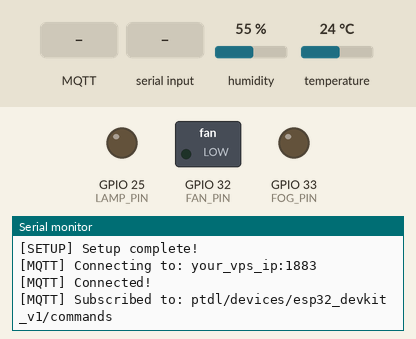
Simulated run of this sketch. Board: ESP32. Parts: switched loads named in the sketch (green lamp = pin HIGH), output pins drawn as LEDs (lit = HIGH), the last lines printed to the serial monitor. Inputs (shaded band) come from the test bench; at power-on: humidity 55 %, temperature 24 °C. WiFi joins after 1.5 s; servers stay silent unless stated; the local clock reads 2024-03-15 10:24:30 at power-on unless the sketch sets it; EEPROM starts erased; no MQTT or app messages arrive unless stated.

Above: at 2.8 s.
2.9 s: MQTT message "WIFI:" arrives on the first subscribed topic
At 3.7 s:
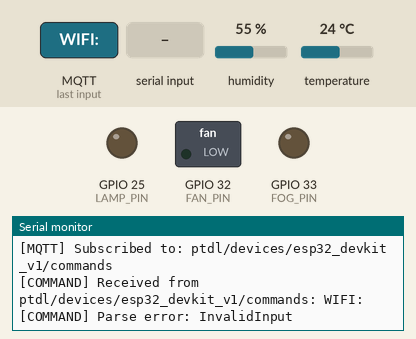
4.4 s: "WIFI:\n" received over Serial
At 4.9 s:
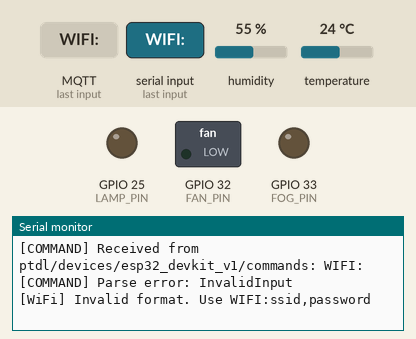
6.5 s: MQTT message "WIFI?" arrives on the first subscribed topic
At 7.7 s:
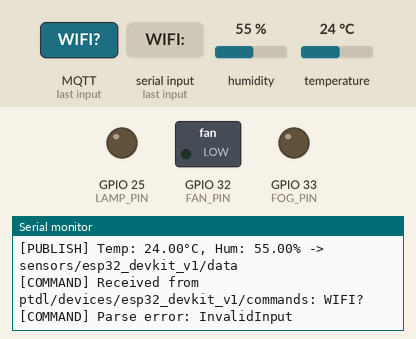
8.0 s: "WIFI?\n" received over Serial
At 8.8 s:
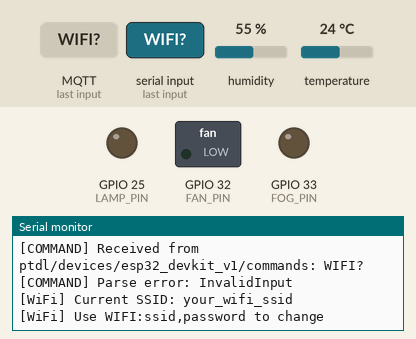
9.5 s: MQTT message "WIFI:RESET" arrives on the first subscribed topic
At 10.0 s:
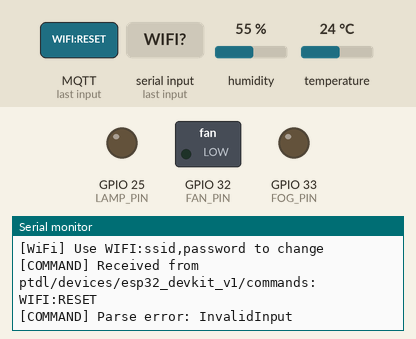

Measured:
- after the input at 2.9 s, the serial monitor: prints a new line at once (image 1)
- after the input at 4.4 s, the serial monitor: prints a new line at once (image 2)
- after the input at 6.5 s, the serial monitor: prints a new line at once (image 3)
- after the input at 8.0 s, the serial monitor: prints a new line at once (image 4)
- after the input at 9.5 s, the serial monitor: prints a new line at once (image 5)

The sketch:

DHT11WifiPostgres.ino
```cpp
#include <SPIFFS.h>
#include <WiFi.h>
#include <Preferences.h>
#include <PubSubClient.h>
#include <DHT.h>
#include <time.h>
#include <ArduinoJson.h>

// ===== WiFi Configuration =====
const char* WIFI_SSID_DEFAULT = "your_wifi_ssid";
const char* WIFI_PASSWORD_DEFAULT = "your_wifi_password";

// ===== MQTT Broker Configuration =====
const char* MQTT_HOST = "your_vps_ip";
const int MQTT_PORT = 1883;
const char* MQTT_USER = "sensor_user";
const char* MQTT_PASSWORD = "123456";

// ===== Device Identification =====
const char* SENSOR_ID = "esp32_devkit_v1";
const char* LOCATION = "Lab";

// ===== MQTT Topics (standardized) =====
const char* MQTT_PUBLISH_TOPIC = "sensors/esp32_devkit_v1/data";
const char* MQTT_SUBSCRIBE_TOPIC = "ptdl/devices/esp32_devkit_v1/commands";

// ===== Pin Configuration =====
#define DHT_PIN 4      // DHT11 data pin
#define FAN_PIN 32     // Fan relay GPIO32
#define FOG_PIN 33     // Fog/Mist relay GPIO33
#define LAMP_PIN 25    // Lamp relay GPIO25

// ===== Sensor Setup =====
#define DHTTYPE DHT11
DHT dht(DHT_PIN, DHTTYPE);

// ===== MQTT Client =====
WiFiClient espClient;
PubSubClient mqttClient(espClient);
Preferences preferences;
String wifiSsid;
String wifiPassword;

// ===== Timing Variables =====
unsigned long lastPublish = 0;
const unsigned long PUBLISH_INTERVAL = 5000;  // Publish every 5 seconds

// ===== Function Prototypes =====
void setupWiFi();
void connectMQTT();
void publishSensorData();
void onMqttMessage(char* topic, byte* payload, unsigned int length);
void setRelayState(int pin, bool state);
void parseAndExecuteCommand(const char* payload);
void loadWiFiCredentials();
void saveWiFiCredentials(const String& ssid, const String& password);
void handleSerialCommands();

// ===== Setup =====
void setup() {
  Serial.begin(115200);
  delay(100);

  Serial.println("\n\nESP32 IoT Sensor Device - Starting...");

  // Initialize DHT sensor
  dht.begin();

  // Initialize relay pins
  pinMode(FAN_PIN, OUTPUT);
  pinMode(FOG_PIN, OUTPUT);
  pinMode(LAMP_PIN, OUTPUT);

  // Set initial relay state (all off)
  digitalWrite(FAN_PIN, LOW);
  digitalWrite(FOG_PIN, LOW);
  digitalWrite(LAMP_PIN, LOW);

  // Connect to WiFi
  loadWiFiCredentials();
  setupWiFi();

  // Configure MQTT
  mqttClient.setServer(MQTT_HOST, MQTT_PORT);
  mqttClient.setCallback(onMqttMessage);

  // Set timezone for timestamp
  configTime(7 * 3600, 0, "pool.ntp.org", "time.nist.gov");

  Serial.println("[SETUP] Setup complete!");
}

// ===== Main Loop =====
void loop() {
  handleSerialCommands();

  // Maintain WiFi connection
  if (WiFi.status() != WL_CONNECTED) {
    setupWiFi();
  }

  // Maintain MQTT connection
  if (!mqttClient.connected()) {
    connectMQTT();
  }

  mqttClient.loop();

  // Publish sensor data periodically
  if (millis() - lastPublish > PUBLISH_INTERVAL) {
    publishSensorData();
    lastPublish = millis();
  }
}

// ===== WiFi Setup =====
void setupWiFi() {
  if (WiFi.status() == WL_CONNECTED) {
    return;
  }

  Serial.print("[WiFi] Connecting to: ");
  Serial.println(wifiSsid);

  WiFi.mode(WIFI_STA);
  WiFi.begin(wifiSsid.c_str(), wifiPassword.c_str());

  int attempts = 0;
  while (WiFi.status() != WL_CONNECTED && attempts < 20) {
    delay(500);
    Serial.print(".");
    attempts++;
  }

  if (WiFi.status() == WL_CONNECTED) {
    Serial.println("\n[WiFi] Connected!");
    Serial.print("[WiFi] IP: ");
    Serial.println(WiFi.localIP());
  } else {
    Serial.println("\n[WiFi] Failed to connect!");
  }
}

void loadWiFiCredentials() {
  preferences.begin("wifi_cfg", true);
  String savedSsid = preferences.getString("ssid", "");
  String savedPass = preferences.getString("pass", "");
  preferences.end();

  if (savedSsid.length() > 0) {
    wifiSsid = savedSsid;
    wifiPassword = savedPass;
    Serial.println("[WiFi] Loaded saved credentials from NVS");
  } else {
    wifiSsid = WIFI_SSID_DEFAULT;
    wifiPassword = WIFI_PASSWORD_DEFAULT;
    Serial.println("[WiFi] Using default credentials from firmware");
  }
}

void saveWiFiCredentials(const String& ssid, const String& password) {
  preferences.begin("wifi_cfg", false);
  preferences.putString("ssid", ssid);
  preferences.putString("pass", password);
  preferences.end();
}

void handleSerialCommands() {
  if (!Serial.available()) return;

  String line = Serial.readStringUntil('\n');
  line.trim();

  // Format: WIFI:your_ssid,your_password
  if (line.startsWith("WIFI:")) {
    String payload = line.substring(5);
    int comma = payload.indexOf(',');
    if (comma <= 0) {
      Serial.println("[WiFi] Invalid format. Use WIFI:ssid,password");
      return;
    }

    String newSsid = payload.substring(0, comma);
    String newPass = payload.substring(comma + 1);
    newSsid.trim();
    newPass.trim();

    if (newSsid.length() == 0) {
      Serial.println("[WiFi] SSID must not be empty");
      return;
    }

    saveWiFiCredentials(newSsid, newPass);
    wifiSsid = newSsid;
    wifiPassword = newPass;

    Serial.println("[WiFi] Credentials saved. Reconnecting...");
    WiFi.disconnect(true, true);
    delay(300);
    setupWiFi();
    return;
  }

  if (line.equalsIgnoreCase("WIFI?")) {
    Serial.print("[WiFi] Current SSID: ");
    Serial.println(wifiSsid);
    Serial.println("[WiFi] Use WIFI:ssid,password to change");
    return;
  }

  if (line.equalsIgnoreCase("WIFI:RESET")) {
    preferences.begin("wifi_cfg", false);
    preferences.clear();
    preferences.end();
    wifiSsid = WIFI_SSID_DEFAULT;
    wifiPassword = WIFI_PASSWORD_DEFAULT;
    Serial.println("[WiFi] Saved credentials cleared. Using default.");
    WiFi.disconnect(true, true);
    delay(300);
    setupWiFi();
    return;
  }
}

// ===== MQTT Connect =====
void connectMQTT() {
  if (mqttClient.connected()) {
    return;
  }

  Serial.print("[MQTT] Connecting to: ");
  Serial.print(MQTT_HOST);
  Serial.print(":");
  Serial.println(MQTT_PORT);

  if (mqttClient.connect(SENSOR_ID, MQTT_USER, MQTT_PASSWORD)) {
    Serial.println("[MQTT] Connected!");
    mqttClient.subscribe(MQTT_SUBSCRIBE_TOPIC);
    Serial.print("[MQTT] Subscribed to: ");
    Serial.println(MQTT_SUBSCRIBE_TOPIC);
  } else {
    Serial.print("[MQTT] Connection failed, rc=");
    Serial.println(mqttClient.state());
  }
}

// ===== Publish Sensor Data =====
void publishSensorData() {
  // Read DHT sensor
  float temperature = dht.readTemperature();
  float humidity = dht.readHumidity();

  // Check if reading is valid
  if (isnan(temperature) || isnan(humidity)) {
    Serial.println("[SENSOR] Failed to read DHT sensor!");
    return;
  }

  // Create JSON payload
  DynamicJsonDocument doc(256);
  doc["temperature"] = temperature;
  doc["humidity"] = humidity;
  doc["sensor_id"] = SENSOR_ID;
  doc["location"] = LOCATION;

  // Add timestamp
  time_t now = time(nullptr);
  struct tm* timeinfo = localtime(&now);
  char timestamp[25];
  strftime(timestamp, sizeof(timestamp), "%Y-%m-%d %H:%M:%S", timeinfo);
  doc["timestamp"] = timestamp;

  // Serialize to string
  String payload;
  serializeJson(doc, payload);

  // Publish to MQTT
  if (mqttClient.publish(MQTT_PUBLISH_TOPIC, payload.c_str())) {
    Serial.print("[PUBLISH] ");
    Serial.print("Temp: ");
    Serial.print(temperature);
    Serial.print("°C, Hum: ");
    Serial.print(humidity);
    Serial.print("% -> ");
    Serial.println(MQTT_PUBLISH_TOPIC);
  } else {
    Serial.println("[PUBLISH] Failed!");
  }
}

// ===== Handle MQTT Message =====
void onMqttMessage(char* topic, byte* payload, unsigned int length) {
  // Convert payload to string
  char payloadStr[length + 1];
  memcpy(payloadStr, payload, length);
  payloadStr[length] = '\0';

  Serial.print("[COMMAND] Received from ");
  Serial.print(topic);
  Serial.print(": ");
  Serial.println(payloadStr);

  // Parse and execute command
  parseAndExecuteCommand(payloadStr);
}

// ===== Parse and Execute Command =====
void parseAndExecuteCommand(const char* payload) {
  DynamicJsonDocument doc(384);
  DeserializationError error = deserializeJson(doc, payload);

  if (error) {
    Serial.print("[COMMAND] Parse error: ");
    Serial.println(error.c_str());
    return;
  }

  // Handle WiFi config payload:
  // {"wifi":{"ssid":"new_ssid","password":"new_password"}}
  JsonObject wifiObj = doc["wifi"];
  if (!wifiObj.isNull()) {
    String newSsid = wifiObj["ssid"] | "";
    String newPass = wifiObj["password"] | "";
    newSsid.trim();
    newPass.trim();

    if (newSsid.length() == 0) {
      Serial.println("[WiFi] MQTT update ignored: empty SSID");
      return;
    }

    saveWiFiCredentials(newSsid, newPass);
    wifiSsid = newSsid;
    wifiPassword = newPass;

    Serial.print("[WiFi] MQTT update saved. New SSID: ");
    Serial.println(wifiSsid);
    Serial.println("[WiFi] Reconnecting with new credentials...");

    WiFi.disconnect(true, true);
    delay(500);
    setupWiFi();
    return;
  }

  // Extract commands object
  JsonObject commands = doc["commands"];

  if (!commands) {
    // Try alternate format with serial codes
    if (doc.containsKey("serial")) {
      String serial = doc["serial"].as<String>();
      if (serial.length() >= 3) {
        // fan = serial[0], fog = serial[1], lamp = serial[2]
        setRelayState(FAN_PIN, serial[0] == '1');
        setRelayState(FOG_PIN, serial[1] == '3');
        setRelayState(LAMP_PIN, serial[2] == '5');
      }
    }
    return;
  }

  // Process commands
  if (commands.containsKey("fan")) {
    String fanCmd = commands["fan"].as<String>();
    setRelayState(FAN_PIN, fanCmd == "1");
  }

  if (commands.containsKey("fog")) {
    String fogCmd = commands["fog"].as<String>();
    setRelayState(FOG_PIN, fogCmd == "3");
  }

  if (commands.containsKey("lamp")) {
    String lampCmd = commands["lamp"].as<String>();
    setRelayState(LAMP_PIN, lampCmd == "5");
  }
}

// ===== Set Relay State =====
void setRelayState(int pin, bool state) {
  digitalWrite(pin, state ? HIGH : LOW);

  String pinName;
  if (pin == FAN_PIN) pinName = "FAN";
  else if (pin == FOG_PIN) pinName = "FOG";
  else if (pin == LAMP_PIN) pinName = "LAMP";

  Serial.print("[RELAY] ");
  Serial.print(pinName);
  Serial.print(" -> ");
  Serial.println(state ? "ON" : "OFF");
}
```
